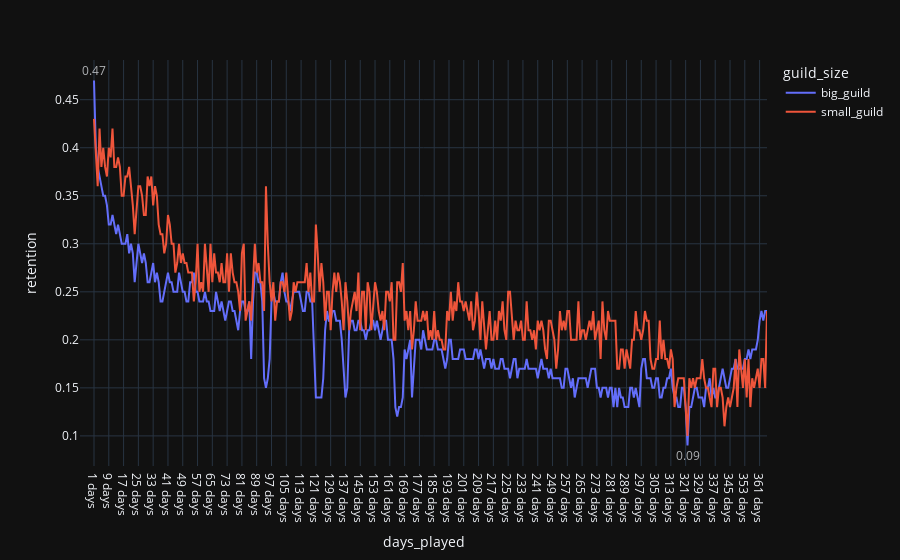

Notebook source saved alongside this figure:
### Code cell
fig = px.line(retention_guild_size, x="days_played", y="retention", color="guild_size", template='plotly_dark')
fig.add_annotation(showarrow=False,
                   align = 'right',
                   x=retention_guild_size.days_played[retention_guild_size.retention.idxmax()],
                   y=retention_guild_size.max().retention,
                   text=str(retention_guild_size.max().retention),
                   yshift=10,
                   opacity=0.7)

fig.add_annotation(showarrow=False,
                   align = 'right',
                   x=retention_guild_size.days_played[retention_guild_size.retention.idxmin()],
                   y=retention_guild_size.min().retention,
                   text=str(retention_guild_size.min().retention),
                   yshift=-10,
                   opacity=0.7)
fig.show()
fig.write_image("img/retention_guild_size.png")

### Figure 1 — Plotly figure (JSON) as saved in the notebook; plotly's stock layout.template omitted (floating-point values rounded to 4 significant figures; data arrays with more than 128 entries replaced by an {"elided": "..."} marker saying what was removed)
{"data": [{"hovertemplate": "guild_size=big_guild<br>days_played=%{x}<br>retention=%{y}<extra></extra>", "legendgroup": "big_guild", "line": {"color": "#636efa", "dash": "solid"}, "mode": "lines", "name": "big_guild", "orientation": "v", "showlegend": true, "type": "scatter", "x": {"elided": "365 str values"}, "xaxis": "x", "y": {"elided": "365 float values"}, "yaxis": "y"}, {"hovertemplate": "guild_size=small_guild<br>days_played=%{x}<br>retention=%{y}<extra></extra>", "legendgroup": "small_guild", "line": {"color": "#EF553B", "dash": "solid"}, "mode": "lines", "name": "small_guild", "orientation": "v", "showlegend": true, "type": "scatter", "x": {"elided": "365 str values"}, "xaxis": "x", "y": {"elided": "365 float values"}, "yaxis": "y"}], "layout": {"annotations": [{"align": "right", "opacity": 0.7, "showarrow": false, "text": "0.47", "x": "1 days", "y": 0.47, "yshift": 10}, {"align": "right", "opacity": 0.7, "showarrow": false, "text": "0.09", "x": "322 days", "y": 0.09, "yshift": -10}], "autosize": true, "legend": {"title": {"text": "guild_size"}, "tracegroupgap": 0}, "margin": {"t": 60}, "xaxis": {"anchor": "y", "autorange": true, "domain": [0, 1], "range": [-6.118, 364], "title": {"text": "days_played"}, "type": "category"}, "yaxis": {"anchor": "x", "autorange": true, "domain": [0, 1], "range": [0.06048, 0.4995], "title": {"text": "retention"}, "type": "linear"}}}
